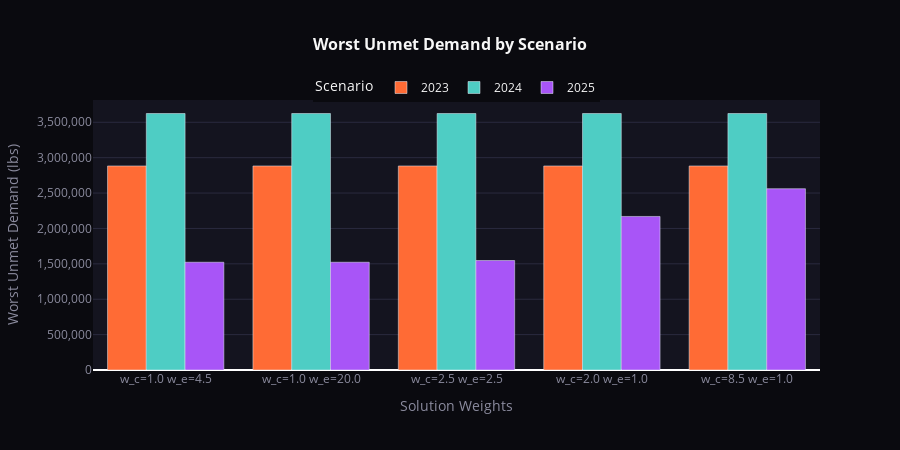

The code cell stored with this chart in its notebook:
### Markdown cell above
---
## 2. Scenario Comparison: Worst Unmet Demand by Year

### Code cell
# Select a few representative solutions
df_sorted = pareto_df.sort_values('avg_equity_t')
selected_idx = [0, len(df_sorted)//4, len(df_sorted)//2, 3*len(df_sorted)//4, len(df_sorted)-1]
selected = df_sorted.iloc[selected_idx].reset_index(drop=True)

fig = go.Figure()

x_labels = [f"w_c={row.w_cost:.1f}\nw_e={row.w_eq:.1f}" for _, row in selected.iterrows()]

fig.add_trace(go.Bar(name='2023', x=x_labels, y=selected['t_2023'], marker_color=COLORS['scenario_2023']))
fig.add_trace(go.Bar(name='2024', x=x_labels, y=selected['t_2024'], marker_color=COLORS['scenario_2024']))
fig.add_trace(go.Bar(name='2025', x=x_labels, y=selected['t_2025'], marker_color=COLORS['scenario_2025']))

fig.update_layout(
    title=dict(text="<b>Worst Unmet Demand by Scenario</b>", x=0.5, font=dict(size=16, color=COLORS['text'])),
    xaxis=dict(title="Solution Weights", color=COLORS['text_muted']),
    yaxis=dict(title="Worst Unmet Demand (lbs)", tickformat=',', gridcolor=COLORS['grid'], color=COLORS['text_muted']),
    barmode='group',
    plot_bgcolor=COLORS['surface'],
    paper_bgcolor=COLORS['background'],
    font=dict(color=COLORS['text']),
    legend=dict(title='Scenario', orientation='h', y=1.1, x=0.5, xanchor='center'),
    height=450
)

fig.show()

## Map
## Distribution of unmet deamnd (Visual of changing unmet demand overtime, number of miles driven, distance)

### Figure 1 — Plotly figure (JSON) as saved in the notebook; plotly's stock layout.template omitted (floating-point values rounded to 4 significant figures)
{"data": [{"marker": {"color": "#ff6b35"}, "name": "2023", "type": "bar", "x": ["w_c=1.0\nw_e=4.5", "w_c=1.0\nw_e=20.0", "w_c=2.5\nw_e=2.5", "w_c=2.0\nw_e=1.0", "w_c=8.5\nw_e=1.0"], "y": [2883000.0, 2883000.0, 2883000.0, 2883000.0, 2883000.0]}, {"marker": {"color": "#4ecdc4"}, "name": "2024", "type": "bar", "x": ["w_c=1.0\nw_e=4.5", "w_c=1.0\nw_e=20.0", "w_c=2.5\nw_e=2.5", "w_c=2.0\nw_e=1.0", "w_c=8.5\nw_e=1.0"], "y": [3624000.0, 3624000.0, 3624000.0, 3624000.0, 3624000.0]}, {"marker": {"color": "#a855f7"}, "name": "2025", "type": "bar", "x": ["w_c=1.0\nw_e=4.5", "w_c=1.0\nw_e=20.0", "w_c=2.5\nw_e=2.5", "w_c=2.0\nw_e=1.0", "w_c=8.5\nw_e=1.0"], "y": [1523000.0, 1523000.0, 1547000.0, 2170000.0, 2562000.0]}], "layout": {"barmode": "group", "font": {"color": "#f7f7f7"}, "height": 450, "legend": {"orientation": "h", "title": {"text": "Scenario"}, "x": 0.5, "xanchor": "center", "y": 1.1}, "paper_bgcolor": "#0a0a0f", "plot_bgcolor": "#14141f", "title": {"font": {"color": "#f7f7f7", "size": 16}, "text": "<b>Worst Unmet Demand by Scenario</b>", "x": 0.5}, "xaxis": {"color": "#8b8b9e", "title": {"text": "Solution Weights"}}, "yaxis": {"color": "#8b8b9e", "gridcolor": "#2a2a3e", "tickformat": ",", "title": {"text": "Worst Unmet Demand (lbs)"}}}}
